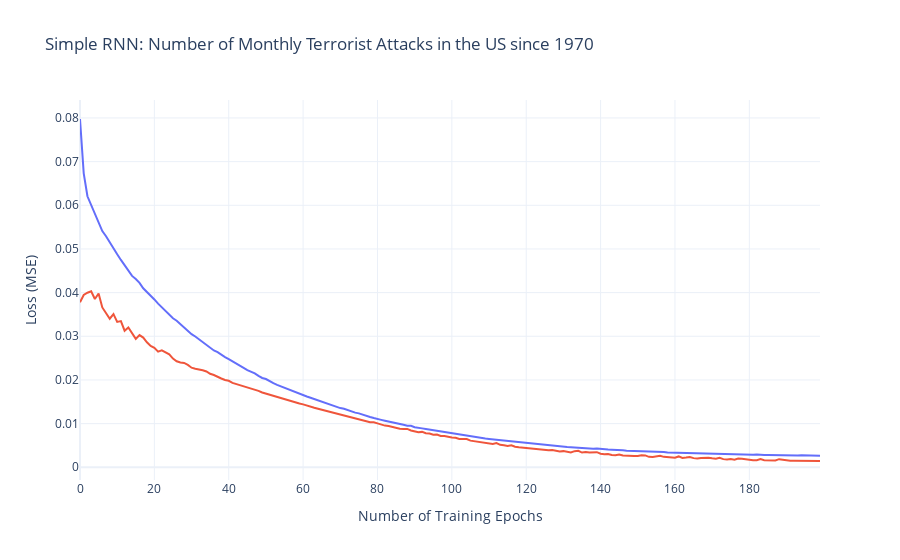

Notebook code cell kept with this figure:
### Markdown cell above
## Visualize Fitting History

### Code cell
#HISTORY PLOT
epochs_steps = [*range(0, len(history.history['loss']))]

# MAKE PREDICTIONS
train_predict = model.predict(trainX).squeeze()
test_predict = model.predict(testX).squeeze()
print(trainX.shape, train_predict.shape,trainY.shape,testX.shape, test_predict.shape,testY.shape)

#COMPUTE RMSE
print(trainY.shape, train_predict.shape)
train_rmse = np.sqrt(mean_squared_error(trainY, train_predict))
test_rmse = np.sqrt(mean_squared_error(testY, test_predict))
print(np.mean((trainY-train_predict)**2.0))
print(np.mean((testY-test_predict)**2.0))

print('Train MSE = %.5f RMSE = %.5f' % (train_rmse**2.0,train_rmse))
print('Test MSE = %.5f RMSE = %.5f' % (test_rmse**2.0,test_rmse))    

# PLOTLY PLOT
plotly_line_plot([epochs_steps,epochs_steps],[history.history['loss'],history.history['val_loss']],title="Simple RNN with L2 Regularization: Number of Monthly Terrorist Attacks in the US since 1970",x_label="Number of Training Epochs",y_label="Loss (MSE)")

### Figure 1 — Plotly figure (JSON) as saved in the notebook; plotly's stock layout.template omitted (floating-point values rounded to 4 significant figures; data arrays with more than 128 entries replaced by an {"elided": "..."} marker saying what was removed)
{"data": [{"hovertemplate": "x=%{x}<br>y=%{y}<extra></extra>", "legendgroup": "", "line": {"color": "#636efa", "dash": "solid"}, "mode": "lines", "name": "", "orientation": "v", "showlegend": false, "type": "scatter", "x": {"elided": "200 int values"}, "xaxis": "x", "y": {"elided": "200 float values"}, "yaxis": "y"}, {"mode": "lines", "type": "scatter", "x": {"elided": "200 int values"}, "y": {"elided": "200 float values"}}], "layout": {"legend": {"tracegroupgap": 0}, "showlegend": false, "title": {"text": "Simple RNN: Number of Monthly Terrorist Attacks in the US since 1970"}, "xaxis": {"anchor": "y", "domain": [0, 1], "title": {"text": "Number of Training Epochs"}}, "yaxis": {"anchor": "x", "domain": [0, 1], "title": {"text": "Loss (MSE)"}}}}
